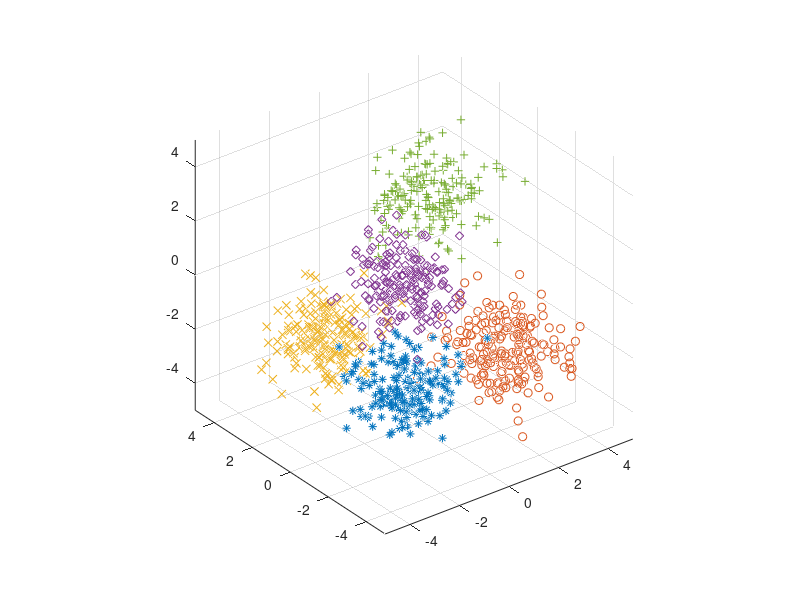

The MATLAB source for this figure: (Note: this script raises an error after producing the figure.)
clear all;
close all;

N=200;
for i=1:N
    x1(1,i)=-2+0.8*randn(1);
    x1(2,i)=-2+0.9*randn(1);
    x1(3,i)=-2+0.7*randn(1);
end;

for i=1:N
    x2(1,i)= 2+0.9*randn(1);
    x2(2,i)=-2+0.9*randn(1);
    x2(3,i)=-2+0.8*randn(1);
end;

for i=1:N
    x3(1,i)=-2+0.9*randn(1);
    x3(2,i)= 2+0.8*randn(1);
    x3(3,i)=-2+0.7*randn(1);
end;

for i=1:N
    x4(1,i)=-2+0.7*randn(1);
    x4(2,i)=-2+0.9*randn(1);
    x4(3,i)= 2+0.8*randn(1);
end;

for i=1:N
    x5(1,i)= 2+1.0*randn(1);
    x5(2,i)= 2+0.9*randn(1);
    x5(3,i)= 2+0.9*randn(1);
end;

plot3(x1(1,:),x1(2,:),x1(3,:),'*',x2(1,:),x2(2,:),x2(3,:),'o',x3(1,:),x3(2,:),x2(3,:),'x',x4(1,:),x4(2,:),x4(3,:),'d',x5(1,:),x5(2,:),x5(3,:),'+');
grid on;
axis equal;
axis([-5 5 -5 5 -5 5]);

one_vector = ones(N, 1);
X = [one_vector; 2*one_vector; 3*one_vector; 4*one_vector; 5*one_vector];
Y = [x1; x2; x3; x4; x5]';

C=Inf;
ker='linear';
global p1 p2
p1=3;
p2=1;
[nsv alpha bias] = svc(X,Y,ker,C);





